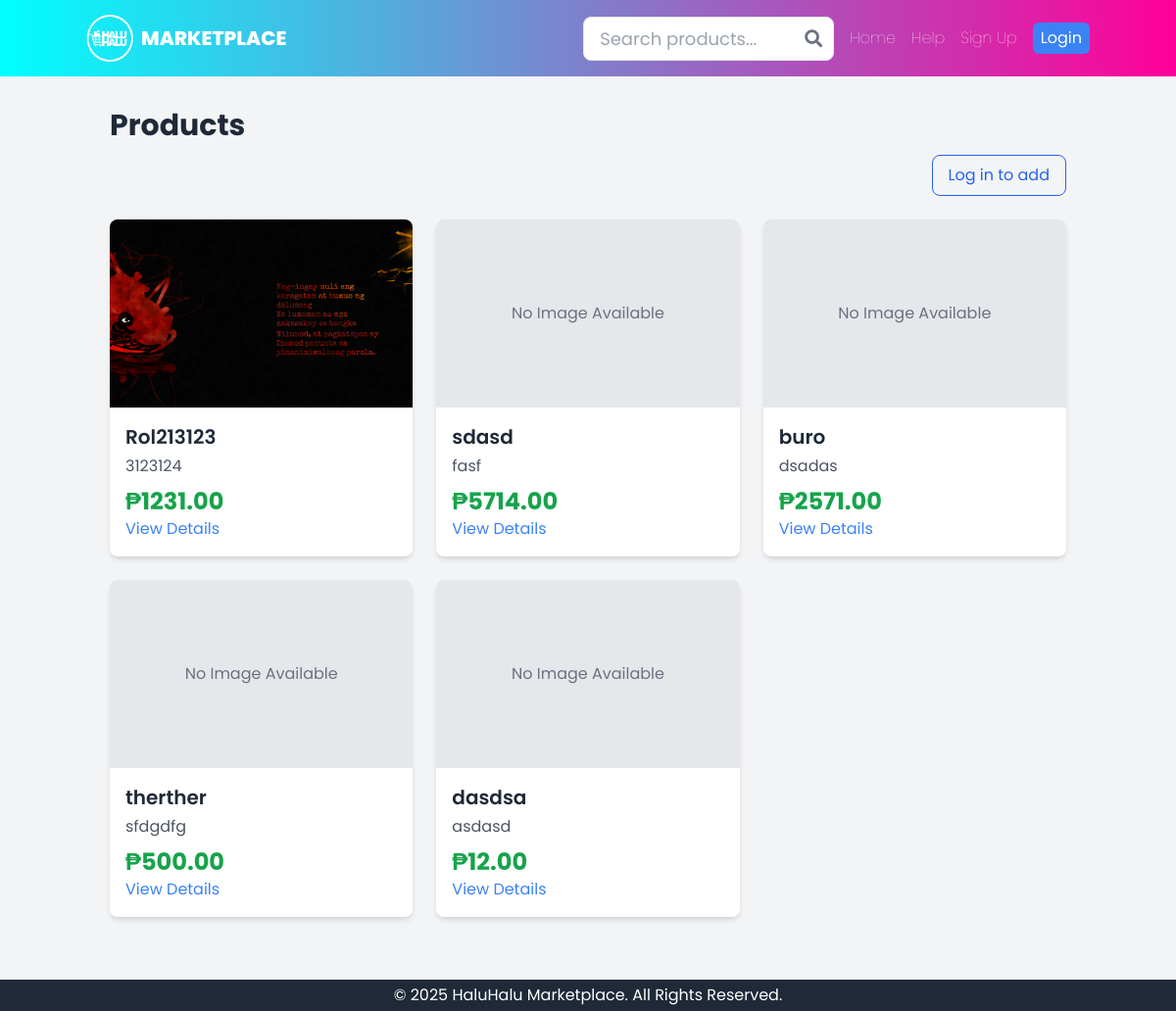
Before: /products/ with the older database file.
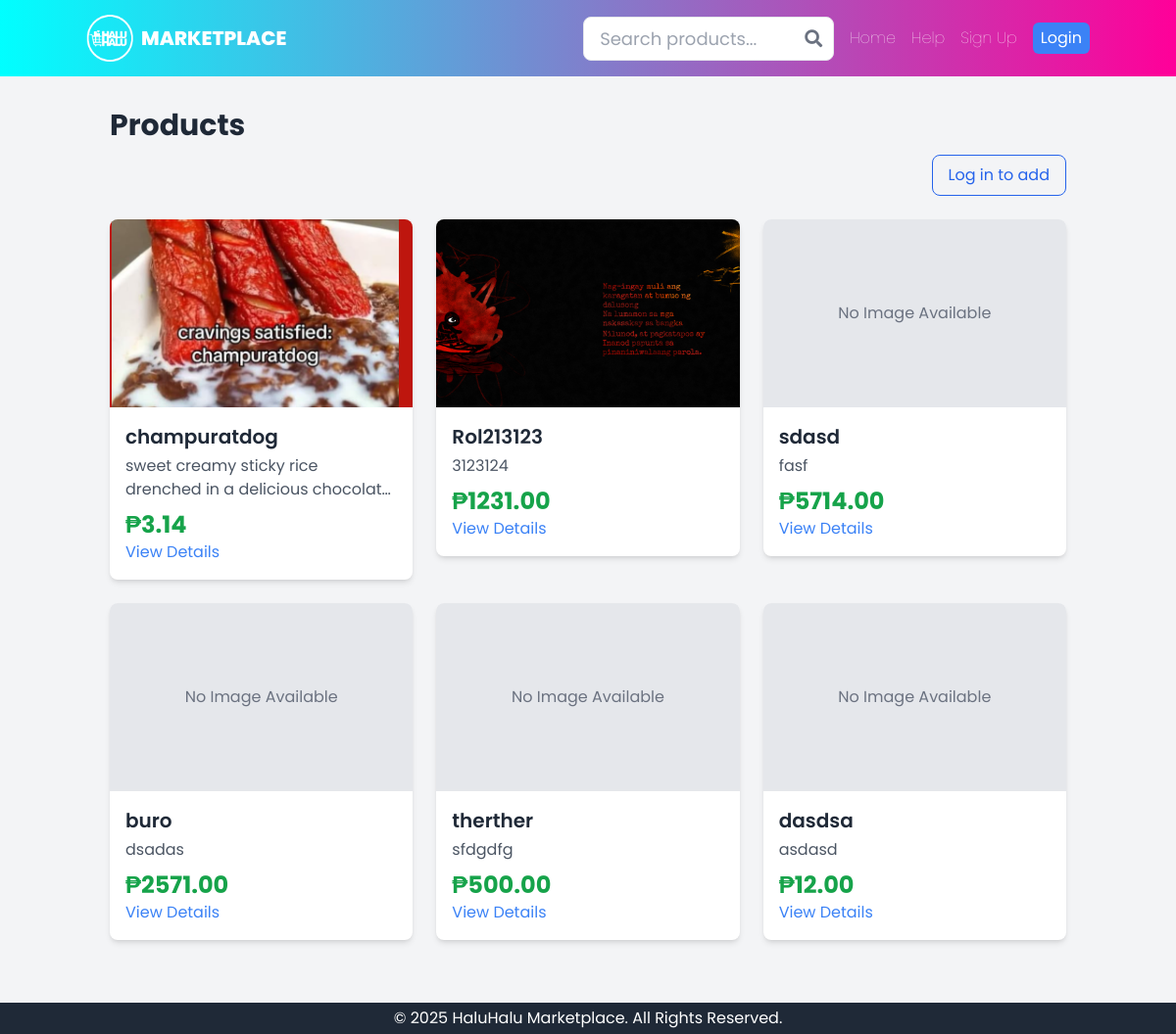
After: the same page with the newer database file.
### core/models.py (models this page shows, shortened)
class Product(models.Model):
    title = models.CharField(max_length=255)
    description = models.TextField()
    price = models.DecimalField(max_digits=10, decimal_places=2)
    image = models.ImageField(upload_to='product_images/', blank=True, null=True)
    is_sold = models.BooleanField(default=False)
    seller = models.ForeignKey(settings.AUTH_USER_MODEL, on_delete=models.CASCADE, related_name='products')
    posted_at = models.DateTimeField(auto_now_add=True)
    is_public = models.BooleanField(default=True)
    class Meta:
        ordering = ['-posted_at']

### core/views.py (the view)
# urls.py: path('products/', ProductListView.as_view(), name='product_list'),
class ProductListView(ListView):
    model = Product
    template_name = 'core/product_list.html'
    context_object_name = 'products'
    paginate_by = 10
    def get_queryset(self):
        return Product.objects.filter(is_sold=False)

### core/templates/core/product_list.html
{% extends 'base.html' %}
{% block content %}
<h1 class="text-3xl font-bold text-gray-800 mb-3">Products</h1>
<div class="mb-6 flex justify-end">
  {% if user.is_authenticated %}
    <a href="{% url 'product_add' %}"
       class="inline-flex items-center gap-2 px-4 py-2 rounded-lg bg-blue-600 text-white hover:bg-blue-700">
      <span class="text-xl leading-none">＋</span>Add
    </a>
  {% else %}
    <a href="{% url 'login' %}?next={% url 'product_add' %}"
       class="inline-flex items-center gap-2 px-4 py-2 rounded-lg border border-blue-600 text-blue-600 hover:bg-blue-50">
      Log in to add
    </a>
  {% endif %}
</div>
<div class="grid grid-cols-1 sm:grid-cols-2 lg:grid-cols-3 xl:grid-cols-4 gap-6">
    {% for product in products %}
        <a href="{% url 'product_detail' product.pk %}" class="block">
            <div class="bg-white rounded-lg shadow-md overflow-hidden transition-transform duration-200 hover:scale-105">
                {% if product.image %}
                    <img src="{{ product.image.url }}" alt="{{ product.title }}" class="w-full h-48 object-cover">
                {% else %}
                    <div class="w-full h-48 flex items-center justify-center bg-gray-200 text-gray-500">
                        No Image Available
                    </div>
                {% endif %}
                <div class="p-4 flex flex-col h-full">
                    <h2 class="text-xl font-semibold text-gray-800">{{ product.title }}</h2>
                    <p class="text-gray-600 mt-1 line-clamp-2">{{ product.description }}</p>
                    <p class="mt-2 text-2xl font-bold text-green-600">₱{{ product.price }}</p>
                    <span class="mt-auto text-blue-500">View Details</span>
                </div>
            </div>
        </a>
    {% empty %}
        <p class="col-span-full text-center text-gray-600">No products available yet.</p>
    {% endfor %}
</div>
{% endblock %}

### core/templates/base.html (shortened to what this page needs)
<!DOCTYPE html>
<html lang="en">
<head>
    <script src="https://cdn.tailwindcss.com"></script>
    <link rel="stylesheet" href="https://cdnjs.cloudflare.com/ajax/libs/font-awesome/5.15.3/css/all.min.css">
</head>
<body class="bg-gray-100 flex flex-col min-h-screen">
    <nav class="navbar navbar-expand-lg navbar-dark">
        <div class="container mx-auto px-0 py-0 flex justify-between items-center">
            <a href="{% url 'base' %}" class="flex items-center space-x-2 hover-grow">
                <img src="/media/images/logo_white.png" alt=" " class="h-12 w-auto">
                <span class="font-extrabold text-xl">MARKETPLACE</span>
            </a>
            <div class="flex items-center space-x-4">
                <form action="{% url 'search' %}" method="GET" class="hidden md:flex items-center">
                    <div class="relative">
                        <input
                            type="text"
                            name="q"
                            placeholder="Search products..."
                            class="w-64 px-4 py-2 text-gray-700 bg-white border rounded-lg focus:outline-none focus:border-blue-500"
                            value="{{ request.GET.q }}"
                        >
                        <button type="submit" class="absolute right-3 top-1/2 transform -translate-y-1/2">
                            <i class="fas fa-search text-gray-500"></i>
                        </button>
                    </div>
                </form>
                <a href="{% url 'product_list' %}" class="text-white text-base font-thin hover:text-gray-300 transition duration-200">Home</a>
                <a href="{% url 'help' %}" class="text-white text-base font-thin hover:text-gray-300 transition duration-200">Help</a>
                {% if user.is_authenticated %}
                    {% if user.is_seller %}
                        <a href="{% url 'product_create' %}" class="flex items-center text-white text-base font-thin hover:text-gray-900 transition duration-200">
                            <i class="fas fa-plus-circle text-xl"></i>
                            <span class="ml-2 hidden sm:inline">Add Product</span>
                        </a>
                    {% endif %}
                    <a href="{% url 'inbox' %}" class="text-white text-base font-thin hover:text-gray-300 transition duration-200">Inbox</a>
                    <a href="{% url 'my_profile' %}" class="text-white text-base font-thin hover:text-gray-300 transition duration-200">Profile</a>
                    {% if user.is_staff %}
                    <a href="{% url 'staff_dashboard' %}" class="px-2 py-1 bg-yellow-500 text-white text-base rounded-md hover:bg-yellow-600 transition duration-200">Admin</a>
                    {% endif %}
                {% else %}
                    <a href="{% url 'signup' %}" class="text-white text-base font-thin hover:text-gray-300 transition duration-200">Sign Up</a>
                    <a href="{% url 'login' %}" class="px-2 py-1 bg-blue-500 text-white text-base rounded-md hover:bg-blue-600 transition duration-200">Login</a>
                {% endif %}
            </div>
        </div>
    </nav>
    <main class="container mx-auto px-6 py-8 flex-grow">
        {% block content %}{% endblock %}
    </main>
    <footer class="bg-gray-800 text-white px-4 py-1 text-center mt-8">
        <p>&copy; 2025 HaluHalu Marketplace. All Rights Reserved.</p>
    </footer>
    </body>
</html>

### core/templates/base.html (style rules this page uses)
body { font-family: 'Poppins', sans-serif; }
.navbar { background: linear-gradient(to right, #00ffff, #ff0099); padding: 15px 20px; color: white; font-size: 18px; }
.hover-grow { display: inline-block; transition: transform 0.2s ease; }

Changed rows visible on the page:
added Product: image (picture), title "champuratdog", description "sweet creamy sticky rice drenched in a delicious…", price "3.14"
